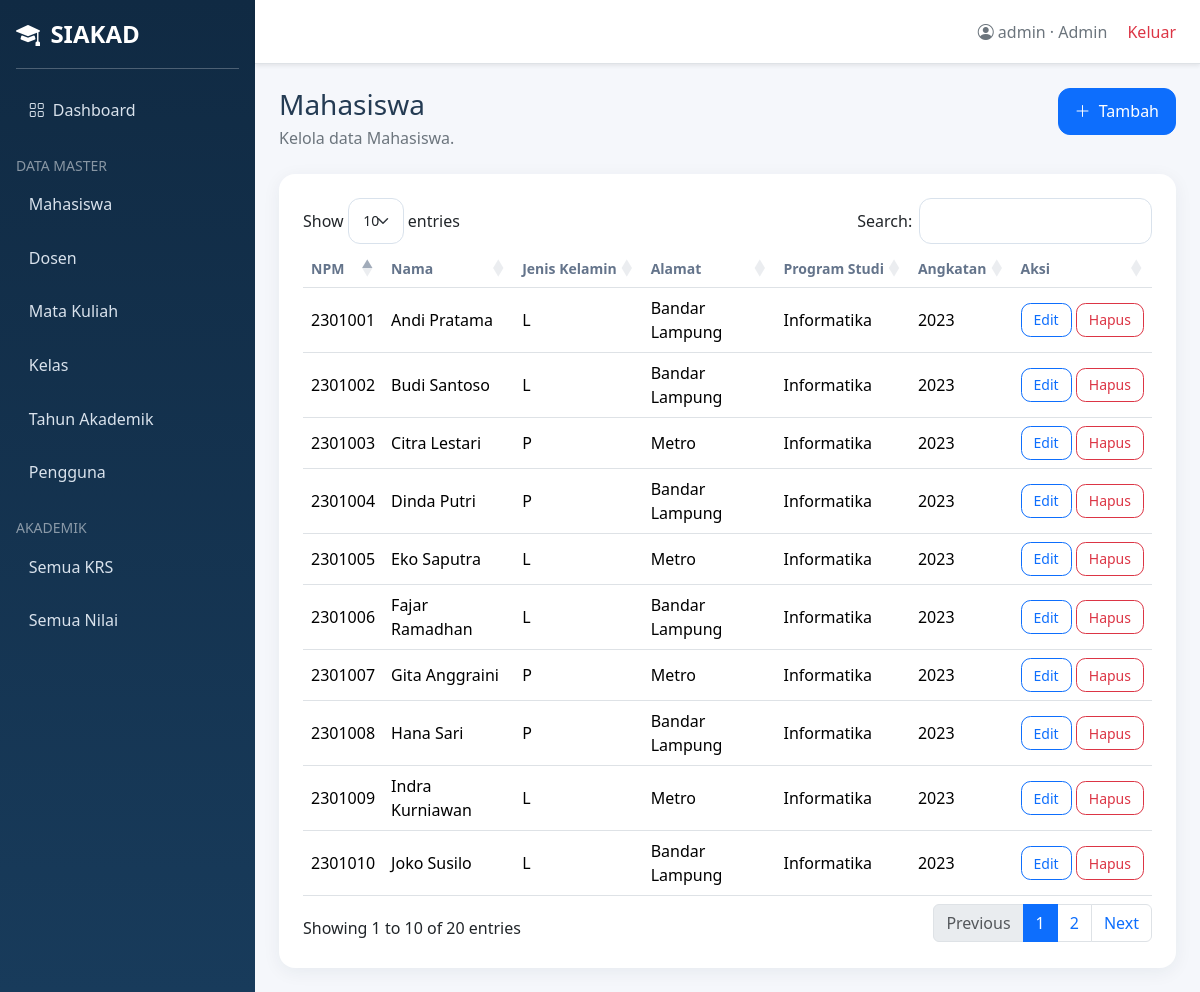
Page /admin/mahasiswa.php (signed in) on the committed database.
### tables this page shows
CREATE TABLE mahasiswa (id INT AUTO_INCREMENT PRIMARY KEY,user_id INT NULL UNIQUE,npm VARCHAR(20) NOT NULL UNIQUE,nama VARCHAR(100) NOT NULL,jk ENUM('L','P') NOT NULL,alamat TEXT NULL,prodi VARCHAR(100) NOT NULL,angkatan YEAR NOT NULL,CONSTRAINT fk_mhs_user FOREIGN KEY(user_id) REFERENCES users(id) ON DELETE SET NULL);

### admin/mahasiswa.php (called while the page is built)
<?php $_GET['type']='mahasiswa'; require __DIR__.'/master.php';

### includes/functions.php (called while the page is built, shortened)
<?php
function e(?string $value): string { return htmlspecialchars((string)$value, ENT_QUOTES, 'UTF-8'); }
function csrf(): string { return $_SESSION['csrf'] ??= bin2hex(random_bytes(32)); }

### admin/master.php (the view, shortened to what this page needs)
<?php
require_once __DIR__ . '/../includes/functions.php';
$type = $_GET['type'] ?? 'mahasiswa';
$configs = [
	'mahasiswa' => ['title' => 'Mahasiswa', 'table' => 'mahasiswa', 'pk' => 'id', 'fields' => ['npm' => 'NPM', 'nama' => 'Nama', 'jk' => 'Jenis Kelamin (L/P)', 'alamat' => 'Alamat', 'prodi' => 'Program Studi', 'angkatan' => 'Angkatan'], 'list' => 'SELECT * FROM mahasiswa ORDER BY nama'],
	'dosen' => ['title' => 'Dosen', 'table' => 'dosen', 'pk' => 'id', 'fields' => ['nidn' => 'NIDN', 'nama' => 'Nama'], 'list' => 'SELECT * FROM dosen ORDER BY nama'],
	'mata_kuliah' => ['title' => 'Mata Kuliah', 'table' => 'mata_kuliah', 'pk' => 'id', 'fields' => ['kode' => 'Kode', 'nama' => 'Nama', 'sks' => 'SKS'], 'list' => 'SELECT * FROM mata_kuliah ORDER BY kode'],
	'tahun_akademik' => ['title' => 'Tahun Akademik', 'table' => 'tahun_akademik', 'pk' => 'id', 'fields' => ['tahun' => 'Tahun (mis. 2025/2026)', 'semester' => 'Semester (Ganjil/Genap)', 'status' => 'Status (Aktif/Nonaktif)'], 'list' => 'SELECT * FROM tahun_akademik ORDER BY tahun DESC'],
	'kelas' => ['title' => 'Kelas', 'table' => 'kelas', 'pk' => 'id', 'fields' => ['id_mk' => 'ID Mata Kuliah', 'id_dosen' => 'ID Dosen', 'id_tahun_akademik' => 'ID Tahun Akademik', 'nama_kelas' => 'Nama Kelas', 'kapasitas' => 'Kapasitas'], 'list' => 'SELECT k.*,m.kode,m.nama mk,d.nama dosen,t.tahun,t.semester FROM kelas k JOIN mata_kuliah m ON m.id=k.id_mk LEFT JOIN dosen d ON d.id=k.id_dosen JOIN tahun_akademik t ON t.id=k.id_tahun_akademik ORDER BY k.id DESC'],
	'users' => ['title' => 'Pengguna', 'table' => 'users', 'pk' => 'id', 'fields' => ['username' => 'Username', 'password' => 'Password (kosongkan saat edit)', 'role' => 'Peran (admin/dosen/mahasiswa)', 'person_id' => 'Pilih nama', 'is_active' => 'Aktif (1/0)'], 'list' => 'SELECT u.id,u.username,u.role,u.is_active,u.created_at,COALESCE(m.nama,d.nama,\'Admin\') nama_pengguna FROM users u LEFT JOIN mahasiswa m ON m.user_id=u.id LEFT JOIN dosen d ON d.user_id=u.id ORDER BY u.id DESC'],
];
$c = $configs[$type];
$pdo = db();
$rows = $pdo->query($c['list'])->fetchAll();
require_once __DIR__ . '/../includes/header.php';
?>
<div class="d-flex justify-content-between align-items-start flex-wrap gap-3 mb-4">
	<div>
		<h3 class="mb-1"><?= $c['title'] ?></h3>
		<p class="text-secondary mb-0">Kelola data <?= $c['title'] ?>.</p>
	</div>
	<a class="btn btn-primary" href="?type=<?= $type ?>&id=0"><i class="bi bi-plus-lg me-1"></i> Tambah</a>
</div>
<div class="card p-4">
	<div class="table-responsive">
		<table class="table table-hover align-middle datatable mb-0">
			<thead>
				<tr>
					<?php foreach ($c['fields'] as $field => $label): ?>
						<th><?= e(strtok($label, '(')) ?></th>
					<?php endforeach; ?>
					<th>Aksi</th>
				</tr>
			</thead>
			<tbody>
				<?php foreach ($rows as $row): ?>
				<tr>
					<?php foreach ($c['fields'] as $field => $label): ?>
						<td><?= e($field === 'password' ? '••••••' : ($row[$field] ?? ($field === 'id_mk' ? ($row['kode'] . ' — ' . $row['mk']) : ''))) ?></td>
					<?php endforeach; ?>
					<td class="text-nowrap">
						<a class="btn btn-sm btn-outline-primary" href="?type=<?= $type ?>&id=<?= $row['id'] ?>">Edit</a>
						<a onclick="return confirm('Hapus data ini?')" class="btn btn-sm btn-outline-danger" href="?type=<?= $type ?>&id=<?= $row['id'] ?>&delete=1&csrf=<?= csrf() ?>">Hapus</a>
					</td>
				</tr>
				<?php endforeach; ?>
			</tbody>
		</table>
	</div>
</div>
<?php require_once __DIR__ . '/../includes/footer.php'; ?>

### assets/css/app.css (style rules this page uses)
:root { --navy:#102a43; --blue:#2563eb; --bg:#f5f7fb; --text:#243b53; --muted:#64748b; }
* { box-sizing:border-box }
html,body { min-height:100% }
body { background:var(--bg); color:var(--text); overflow-x:hidden; }
a { text-decoration:none }
.card { border:0; border-radius:1rem; box-shadow:0 4px 18px #102a4310; }
.table td,.table th { vertical-align:middle; }
.table thead th { color:var(--muted); font-size:.875rem; font-weight:600; white-space:nowrap; }
.btn { border-radius:.75rem; padding:.65rem 1rem; }
.btn-sm { padding:.35rem .75rem; border-radius:.6rem; }

### rows in the picture
mahasiswa: npm "2301001", nama "Andi Pratama", jk "L", alamat "Bandar Lampung", prodi "Informatika", angkatan "2023"
mahasiswa: npm "2301002", nama "Budi Santoso", jk "L", alamat "Bandar Lampung", prodi "Informatika", angkatan "2023"
mahasiswa: npm "2301003", nama "Citra Lestari", jk "P", alamat "Metro", prodi "Informatika", angkatan "2023"
mahasiswa: npm "2301004", nama "Dinda Putri", jk "P", alamat "Bandar Lampung", prodi "Informatika", angkatan "2023"
mahasiswa: npm "2301005", nama "Eko Saputra", jk "L", alamat "Metro", prodi "Informatika", angkatan "2023"
mahasiswa: npm "2301006", nama "Fajar Ramadhan", jk "L", alamat "Bandar Lampung", prodi "Informatika", angkatan "2023"
mahasiswa: npm "2301007", nama "Gita Anggraini", jk "P", alamat "Metro", prodi "Informatika", angkatan "2023"
mahasiswa: npm "2301008", nama "Hana Sari", jk "P", alamat "Bandar Lampung", prodi "Informatika", angkatan "2023"
mahasiswa: npm "2301009", nama "Indra Kurniawan", jk "L", alamat "Metro", prodi "Informatika", angkatan "2023"
mahasiswa: npm "2301010", nama "Joko Susilo", jk "L", alamat "Bandar Lampung", prodi "Informatika", angkatan "2023"

### other values in the picture
user()['username'] "admin"
user()['role'] "Admin"
$c['title'] "Mahasiswa"
strtok($label, '(') "NPM"
strtok($label, '(') "Nama"
strtok($label, '(') "Jenis Kelamin"
strtok($label, '(') "Alamat"
strtok($label, '(') "Program Studi"
strtok($label, '(') "Angkatan"
